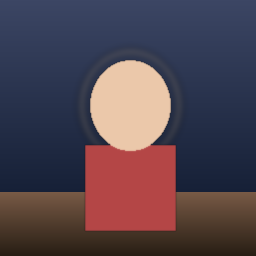
#> input picture src/uploads/01_backlit_portrait.png, 256 x 256 px
$ python -i depth_pipeline.py   (imports and definitions only)   (older library calls are emulated)
#> lines starting #> are read from the running program, lines starting #| are printed output that depends on the picture
import os
import cv2  # type: ignore
import numpy as np  # type: ignore
from fastapi import HTTPException


def estimate_depth(input_path: str, output_path: str) -> str:
    """Generates a depth map using Luminance + Edge heuristic."""
#> called with input_path = 'uploads/01_backlit_portrait.png', output_path = 'out.png'
    if not os.path.exists(input_path):
        raise HTTPException(status_code=404, detail="Image not found.")

    img = cv2.imread(input_path)
#> img is the input picture: shape (256, 256, 3); mean B, G, R 78.3, 68.1, 81.8
    if img is None:
        raise HTTPException(
            status_code=400,
            detail="Failed to decode the uploaded image."
        )

    gray = cv2.cvtColor(img, cv2.COLOR_BGR2GRAY)
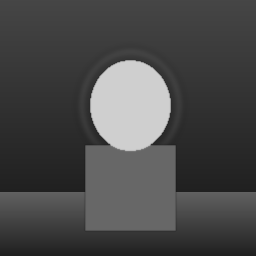
#> gray: shape (256, 256); min 29, max 207, mean 73.4
    grad_x = cv2.Sobel(gray, cv2.CV_64F, 1, 0, ksize=3)
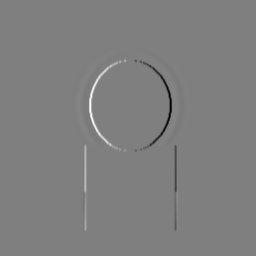
#> grad_x: shape (256, 256) float64; min -640, max 640, mean 0; drawn with min black and max white
    grad_y = cv2.Sobel(gray, cv2.CV_64F, 0, 1, ksize=3)
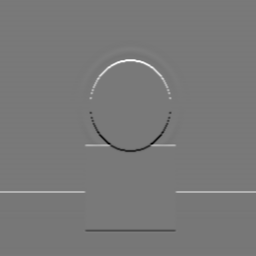
#> grad_y: shape (256, 256) float64; min -550, max 608, mean -1.2; drawn with min black and max white

    edges = cv2.magnitude(grad_x, grad_y)
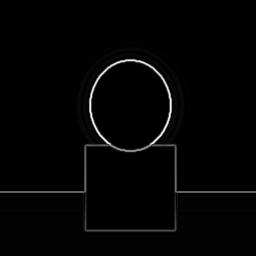
#> edges: shape (256, 256) float64; min 0, max 666.1, mean 11.4; drawn with min black and max white
    edges_norm = np.zeros_like(edges)
    cv2.normalize(edges, edges_norm, 0.0, 255.0, cv2.NORM_MINMAX)
    edges_8u = edges_norm.astype(np.uint8)

    depth_map = cv2.addWeighted(gray, 0.5, edges_8u, 0.5, 0.0)
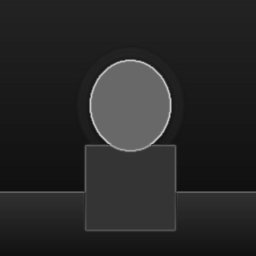
#> depth_map: shape (256, 256); min 16, max 201, mean 38.9
    smoothed_depth = cv2.GaussianBlur(depth_map, (9, 9), 0.0)

    success: bool = cv2.imwrite(output_path, smoothed_depth)
    if not success:
        raise HTTPException(
            status_code=500,
            detail="Failed to write depth map to disk."
        )

    return output_path

>>> result = estimate_depth('uploads/01_backlit_portrait.png', 'out.png')

$ run again, on src/uploads/02_42_centered.png
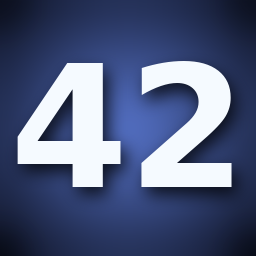
#> input picture src/uploads/02_42_centered.png, 256 x 256 px
#> in estimate_depth, img is the input picture: shape (256, 256, 3); mean B, G, R 126.7, 93.2, 81.7
#> in estimate_depth, `edges = cv2.magnitude(grad_x, grad_y)`:
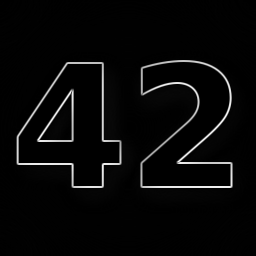
#> edges: shape (256, 256) float64; min 0, max 966, mean 32.3; drawn with min black and max white
#> in estimate_depth, `smoothed_depth = cv2.GaussianBlur(depth_map, (9, 9), 0.0)`:
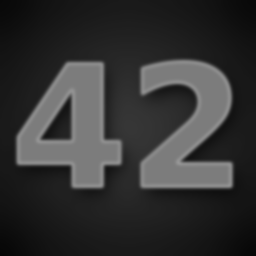
#> smoothed_depth: shape (256, 256); min 6, max 150, mean 50.8
